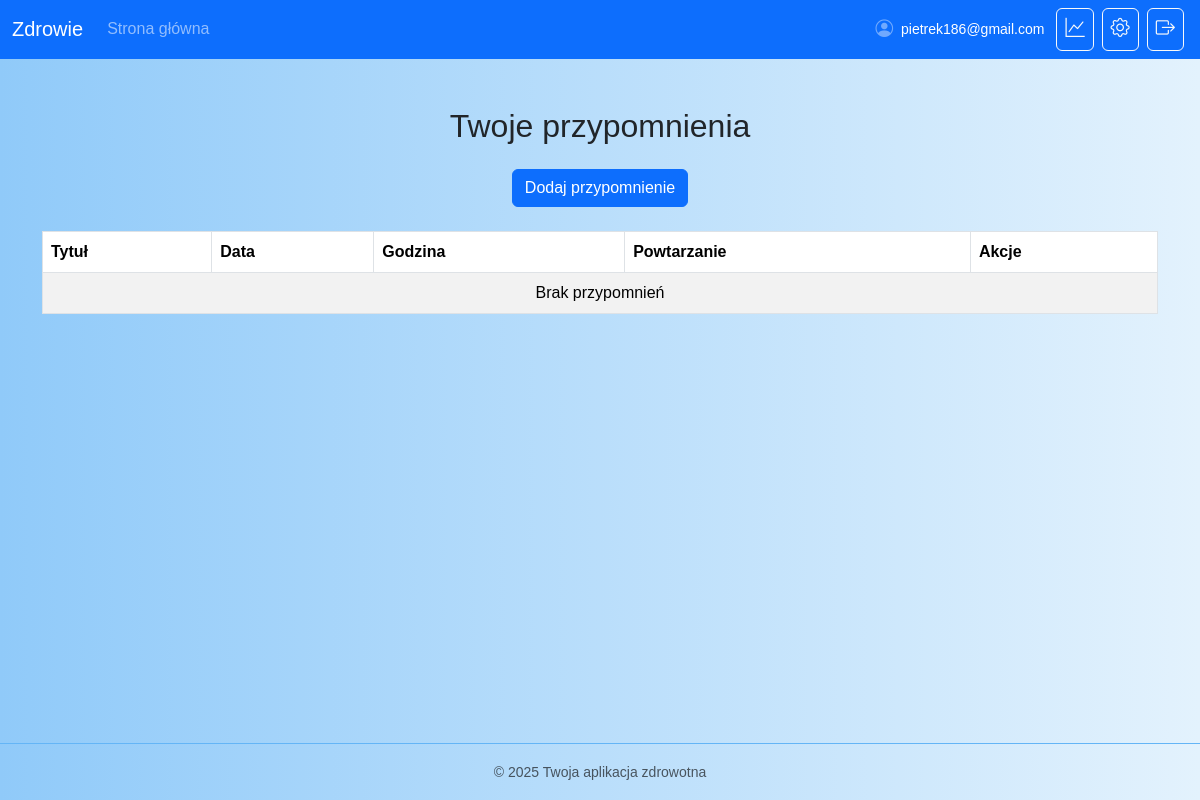
The page /reminders/list/ (signed in) on the database as committed earlier.
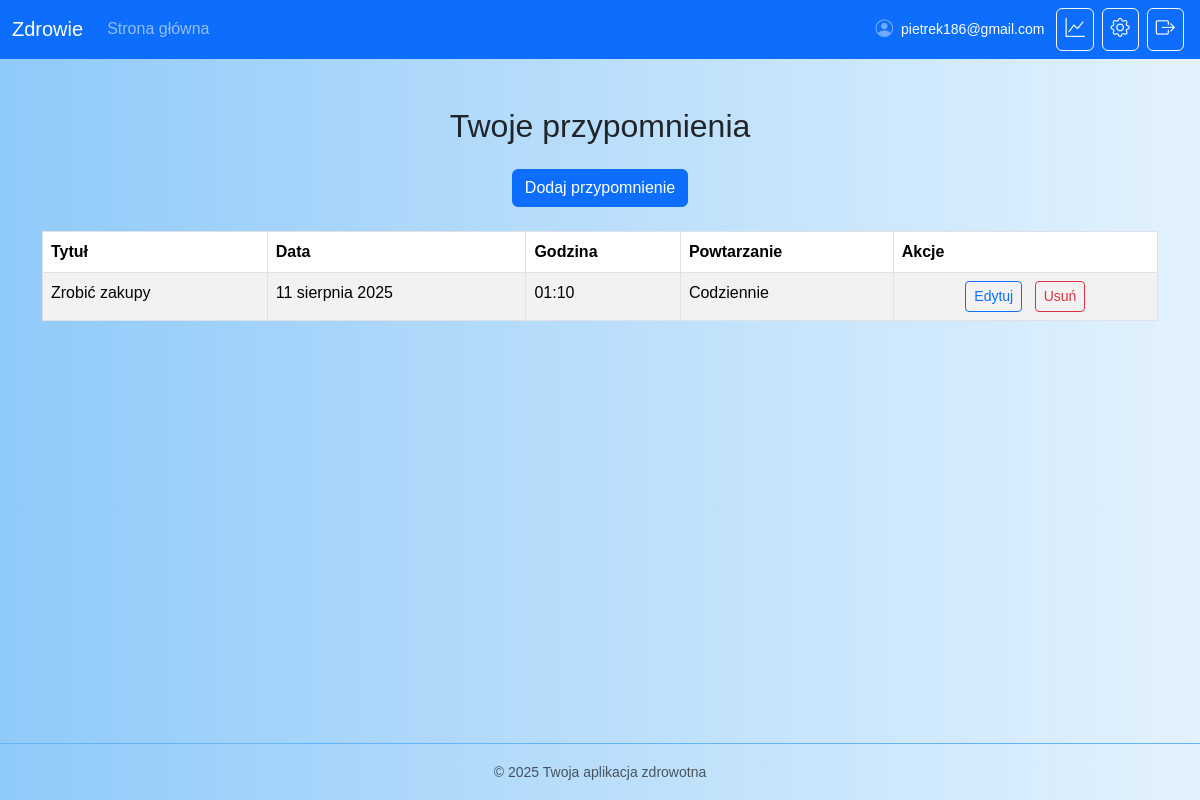
The same page on the database as committed later.
### reminders/models.py (models this page shows, shortened)
class Reminder(models.Model):
    title = models.CharField(max_length=255)
    date = models.DateField()         # data startowa (dla pierwszego uruchomienia)
    time = models.TimeField()         # godzina wysyłki
    recurrence = models.CharField(max_length=50, choices=RECURRENCE_CHOICES, blank=True, null=True)
    next_run = models.DateTimeField(blank=True, null=True)   # najbliższy termin wysyłki (TZ-aware)
    last_sent = models.DateTimeField(blank=True, null=True)  # kiedy ostatnio wysłano (info)
    is_active = models.BooleanField(default=True)            # niecykliczne: po wysłaniu ustawiamy False
    user = models.ForeignKey(settings.AUTH_USER_MODEL, on_delete=models.CASCADE)

### reminders/views.py (the view)
# urls.py: path('list/', views.reminder_list, name='reminder_list'),
@login_required
def reminder_list(request):
    reminders = Reminder.objects.filter(user=request.user, is_active=True).order_by('next_run', 'date', 'time')
    return render(request, 'reminders/reminder_list.html', {'reminders': reminders})

### reminders/templates/reminders/reminder_list.html (shortened to what this page needs)
{% extends "core/base.html" %}
{% load static %}
{% block content %}
<div class="container mt-5">
  <h2 class="text-center mb-4">Twoje przypomnienia</h2>
  <div class="text-center mb-4">
    <a href="{% url 'add_reminder' %}" class="btn btn-primary">Dodaj przypomnienie</a>
  </div>
  <div class="table-responsive">
    <table id="remindersTable" class="table table-striped table-bordered">
      <thead>
        <tr>
          <th>Tytuł</th>
          <th>Data</th>
          <th>Godzina</th>
          <th>Powtarzanie</th>
          <th>Akcje</th>
        </tr>
      </thead>
      <tbody>
        {% for reminder in reminders %}
        <tr>
          <td>{{ reminder.title }}</td>
          <td>{{ reminder.date }}</td>
          <td>{{ reminder.time }}</td>
          <td>
            {% if reminder.recurrence == 'daily' %} Codziennie
            {% elif reminder.recurrence == 'weekly' %} Co tydzień
            {% else %} Brak
            {% endif %}
          </td>
          <td class="text-center">
            <a href="{% url 'edit_reminder' reminder.id %}" class="btn btn-outline-primary btn-sm me-2">Edytuj</a>
            <a href="{% url 'delete_reminder' reminder.id %}" class="btn btn-outline-danger btn-sm">Usuń</a>
          </td>
        </tr>
        {% empty %}
        <tr>
          <td colspan="5" class="text-center">Brak przypomnień</td>
        </tr>
        {% endfor %}
      </tbody>
    </table>
  </div>
</div>
<link href="https://cdn.datatables.net/1.13.4/css/dataTables.bootstrap5.min.css" rel="stylesheet"/>
{% endblock %}

Rows that differ between the two databases and show on the page:
added Reminder: title "Zrobić zakupy", date "11 sierpnia 2025", time "01:10", recurrence "Codziennie"
Other text that changed with them:
text no longer shown: "Brak przypomnień"
